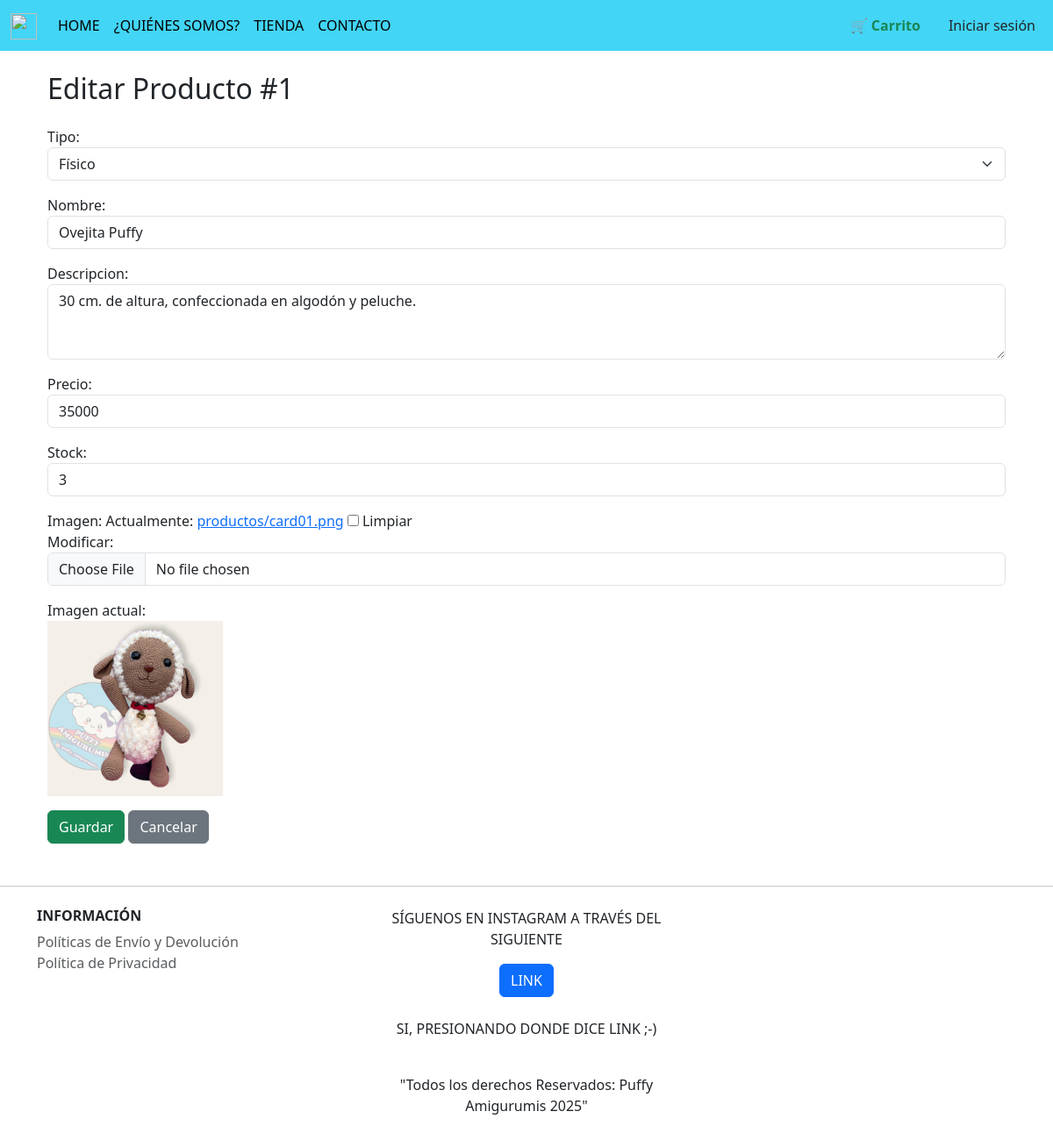
Page /panel/editar/1/ on the committed database.
### market/models.py (models this page shows, shortened)
class Producto(models.Model):
    TIPO_CHOICES = [
        ('fisico', 'Físico'),
        ('digital', 'Digital'),
    ]
    id = models.AutoField(primary_key=True)
    nombre = models.CharField(max_length=100)
    descripcion = models.TextField()
    precio = models.DecimalField(max_digits=10, decimal_places=2)
    stock = models.IntegerField()
    imagen = models.ImageField(upload_to='productos/', blank=True, null=True)
    tipo = models.CharField(max_length=10, choices=TIPO_CHOICES, default='fisico')
    archivo = models.FileField(upload_to='digitales/', blank=True, null=True)

### market/views.py (the view)
# urls.py: path('panel/editar/<int:id>/', views.editar, name='editar'),
def editar(request, id):
    producto = get_object_or_404(Producto, pk=id)
    if request.method == 'POST':
        formulario = ProductoForm(request.POST, request.FILES, instance=producto)
        if formulario.is_valid():
            formulario.save()
            return redirect('market')
    else:
        formulario = ProductoForm(instance=producto)
    return render(request, 'market/form.html', {'formulario': formulario})

### market/cart.py (called while the page is built)
    def total_items(self):
        return sum(item['cantidad'] for item in self.cart.values())

### market/context_processors.py (called while the page is built)
def carrito_total(request):
    cart = Cart(request)
    for item in cart.cart.values():
        try:
            item['subtotal'] = float(item['precio']) * int(item['cantidad'])
        except (ValueError, TypeError):
            item['subtotal'] = 0
    return {
        'carro': cart.cart,
        'carrito_total': cart.total_items()
    }

### market/templates/market/form.html (shortened to what this page needs)
{% extends "base.html" %}
{% block contenido %}
<div class="container mt-4">
    <h2 class="mb-4">
        {% if formulario.instance.pk %}
            Editar Producto #{{ formulario.instance.pk }}
        {% else %}
            Nuevo Producto
        {% endif %}
    </h2>
    <form method="POST" enctype="multipart/form-data">
        <div class="mb-3">
            {{ formulario.tipo.label_tag }}
            {{ formulario.tipo }}
        </div>
        <div class="mb-3">
            {{ formulario.nombre.label_tag }}
            {{ formulario.nombre }}
        </div>
        <div class="mb-3">
            {{ formulario.descripcion.label_tag }}
            {{ formulario.descripcion }}
        </div>
        <div class="mb-3">
            {{ formulario.precio.label_tag }}
            {{ formulario.precio }}
        </div>
        <div class="mb-3">
            {{ formulario.stock.label_tag }}
            {{ formulario.stock }}
        </div>
        <div class="mb-3">
            {{ formulario.imagen.label_tag }}
            {{ formulario.imagen }}
        </div>
        {% if formulario.instance.imagen %}
            <div class="mb-3">
                <label>Imagen actual:</label><br>
                <img src="{{ formulario.instance.imagen.url }}" alt="Imagen del producto" width="200">
            </div>
        {% endif %}
        <button type="submit" class="btn btn-success">Guardar</button>
        <a href="{% url 'market' %}" class="btn btn-secondary">Cancelar</a>
    </form>
</div>
{% endblock %}

### rows in the picture
Producto: instance.pk "1", tipo "Físico", nombre "Ovejita Puffy", descripcion "30 cm. de altura, confeccionada en algodón y peluche.", precio "35000", stock "3", instance.imagen (picture)
